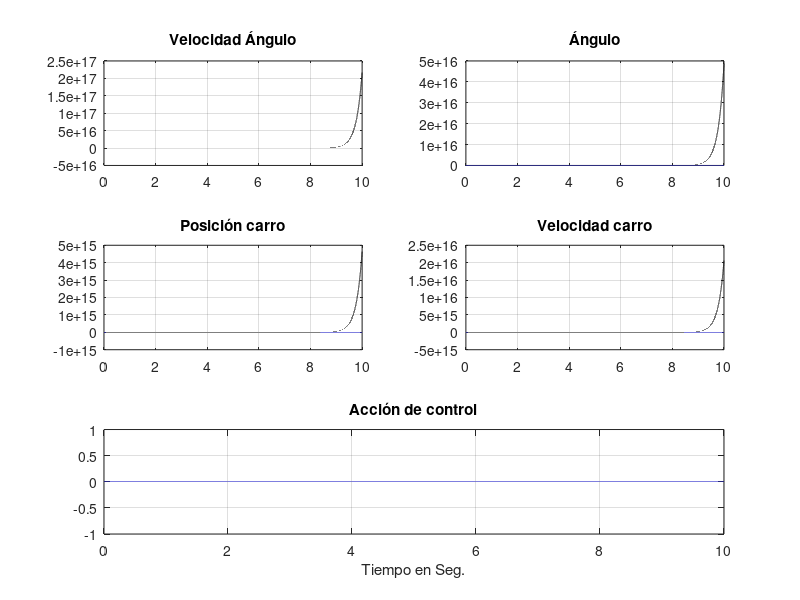
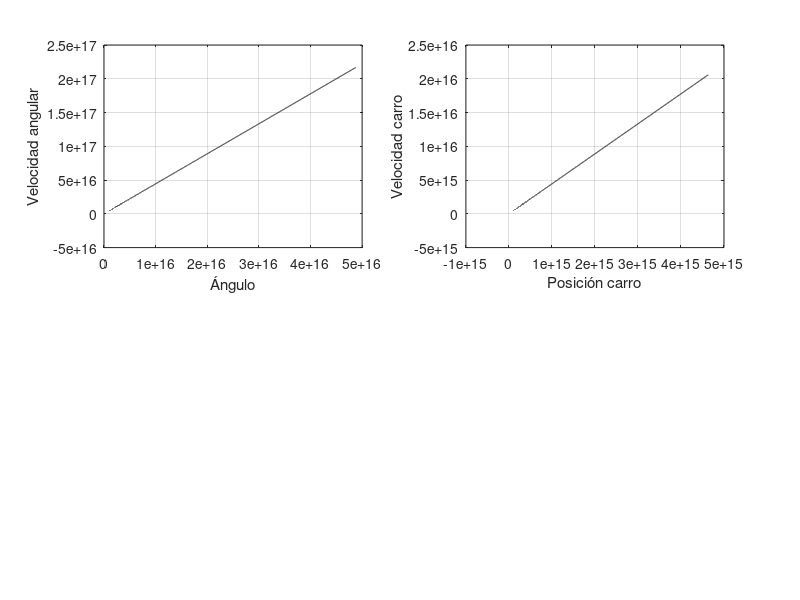

Write the MATLAB code that produced these figures, in order.
clc;clear all;
m=.1;Fricc=0.1; long=0.6;g=9.8;M=.5;
h=0.0001;tiempo=(10/h);p_pp=0;tita_pp=0; t=0:h:tiempo*h;
omega(1)=0;p_p=0:h:tiempo*h; u=linspace(0,0,tiempo+1);
%Condiciones iniciales
alfa(1)=0 + 0.005; color='b';%
p(1)=0; p_p(1)=0; u(1)=0; p(1)=0; i=1;
%Versión linealizada en el equilibrio estable. Sontag Pp 104.
%estado=[p(i); p_p(i); alfa(i); omega(i)]
Mat_A=[0 1 0 0;0 -Fricc/M m*g/M 0; 0 0 0 1; 0 Fricc/(long*M) g*(m+M)/(long*M) 0]
Mat_B=[0; 1/M; 0; -1/(long*M)]
X0=[0 0 0 0]';x=[0 0 alfa(1) 0]';
while(i<(tiempo+1))
%Variables del sistema no lineal
estado=[p(i); p_p(i); alfa(i); omega(i)];
% u(i)=0;
 % u(t >= 1.0) = 0.1; %escalon
% u(t >= 1.0 & t < 1.1) = 0.3;
% u = 0.2 * sin(2*pi*0.5*t);%sen

%Sistema no lineal
p_pp=(1/(M+m))*(u(i)-m*long*tita_pp*cos(alfa(i))+m*long*omega(i)^2*sin(alfa(i))-Fricc*p_p(i));
tita_pp=(1/long)*(g*sin(alfa(i))-p_pp*cos(alfa(i)));
p_p(i+1)=p_p(i)+h*p_pp;
p(i+1)=p(i)+h*p_p(i);
omega(i+1)=omega(i)+h*tita_pp;
alfa(i+1)=alfa(i)+h*omega(i);
%Variables del sistema lineal
pl(i)=x(1); p_pl(i)=x(2);alfal(i)=x(3);omegal(i)=x(4);
%Sistema lineal
xp=Mat_A*(x-X0)+Mat_B*u(i);
x=x+h*xp;
i=i+1;
end
pl(i)=x(1); p_pl(i)=x(2);alfal(i)=x(3);omegal(i)=x(4);
figure(1);hold on;
subplot(3,2,1);plot(t,omega,color);grid on; title('Velocidad Ángulo');hold on;plot(t,omegal,'k');
subplot(3,2,2);plot(t,alfa,color);hold on;plot(t,pi*ones(size(t)),'k');plot(t,alfal,'k');
grid on;title('Ángulo');hold on;
subplot(3,2,3); plot(t,p,color);grid on;title('Posición carro');hold on;plot(t,pl,'k');
subplot(3,2,4);plot(t,p_p,color);grid on;title('Velocidad carro');hold on;plot(t,p_pl,'k');
subplot(3,1,3);plot(t,u,color);grid on;title('Acción de control');xlabel('Tiempo en Seg.');hold on;
figure(2);hold on; subplot(2,2,1);plot(alfa,omega,color);grid on;xlabel('Ángulo');ylabel('Velocidad angular');hold on;
subplot(2,2,1);plot(alfal,omegal,'k');
subplot(2,2,2);plot(p,p_p,color);grid on;xlabel('Posición carro');ylabel('Velocidad carro');hold on;
subplot(2,2,2);plot(pl,p_pl,'k');